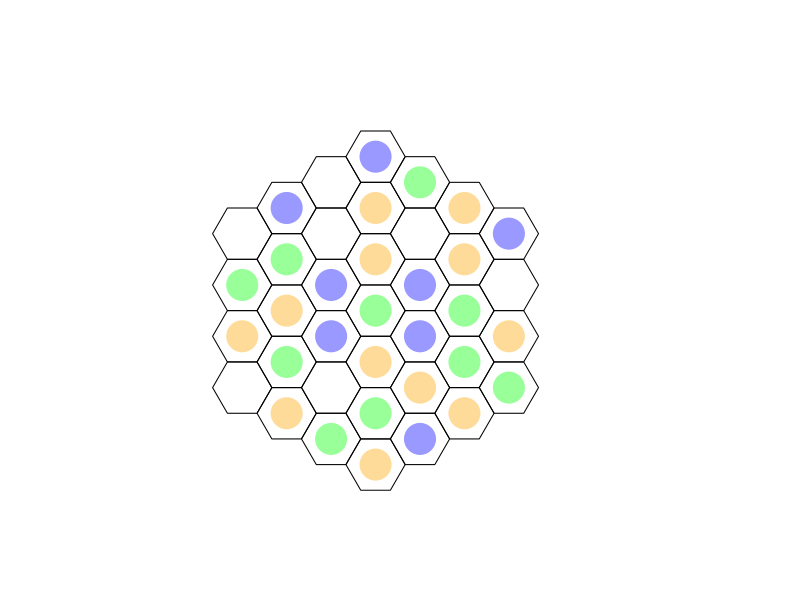

Reproduce this figure in R.
###################################
## TRI HEX GAME (tentative title)
####

# HEXFLEX
# TRIGON

## CONTENTS
'
 12 orange stones
 12 green stones
 12 blue stones
 37 space hex game board (tentative size)
 opaque drawstring bag
'

## OBJECTIVE
'
 Create groups of three stones of the same color in the orientation 
 unique to that color. Each group of three is worth one point.
'
# any group of 3+ continuous green stones
# any group of 4+ continuous orange stones
# any group of 5+ continuous blue stones

## GAMEPLAY
'
 All stones are placed in the drawstring bag.
 Each player takes turns randomly drawing a stone from the bag and placing it 
 on the hex board.
'

## BASIC MOTION
'
 orange stones push blue stones one space in a linear path.
 blue stones push green stones one space in a linear path.
 green stones push orange stones one space in a linear path.
'

## COMBOS
# If a orange stone pushes a blue stone into a space adjacent to a green stone,
#   the green stone is also pushed one space by the blue stone. If the pushed
#   green stone is adjacent to a orange stone, the orange stone is subsequently
#   pushed one space by the green stone. As so on and so forth. The reaction 
#   will continue until no other stones can be pushed.
#     X X X X X         X X G X X       X X X X X 
#     X B X G X         X B X X X       O X B X G 
#     X X X X X   -->   X X B X X   OR  X X X X X 
#     X X B X X         X X X X X       X X B X X 
#     X X X X X         X X O X X       X X X X X 

## RESTRICTIONS
'
 N/A for now
'

## EDGE EFFECTS
'
 N/A for now
'

## GAME PLAY METRICS
'
 05/30/22: initial observations
    - orange configuration is more likely to occur by random placement, no pushing or replacement
 06/03/2022: change game mechanics
    - no illegal positions
    - no pushing off board
    - no Newton cradle pushing effect
    - objective change to groups of 3+, 4+, and 5+ for green, orange, blue, respectively in any orientation
'
#############################################################################
## GAME BUILDING
##

require(pracma)
require(sp)
require(zoo)


## CREATE BOARD
#
#     O O O O
#    O O O O O
#   O O O O O O
#  O O O O O O O
#   O O O O O O
#    O O O O O
#     O O O O
#
'
 37 spaces, hexagons in the shape of a hexagon
 
'

createBoard <- function(size=13,x0=4,y0=11){
  
  Hexagon <- function(x, y, unitcell = 1){
    ratio <- sqrt(3)/2
    polygon(x = c(x, x+unitcell/2, x+unitcell+(unitcell/2), 
                  x+unitcell*2, x+unitcell+(unitcell/2), x+unitcell/2),
            y = c(y, y+ratio, y+ratio, y, y-ratio, y-ratio))
  }
  
  nrow <- ncol <- size
  ratio <- sqrt(3)/2
  
  # x0 <- 4
  # y0 <- 11
  
  xint <- ratio*sqrt(3)
  yint <- ratio
  
  x_offset <- 3
  x_multiplier <- c(0,1,2,3,2,3,2,3,2,3,2,1,0)
  y_multiplier <- seq(0,12)
  num_in_row <- c(1,2,3,4,3,4,3,4,3,4,3,2,1)
  x_center <- c()
  y_center <- c()
  
  # empty plot window
  plot(0, 0, type = "n", axes = FALSE, xlim=c(0, ncol),
       ylim=c(0, nrow), xlab="", ylab= "", asp=1)
  
  # plot hexes, compute centerpoints
  for(i in seq_along(num_in_row)){
    offset_multiplier <- seq(0,num_in_row[i]-1)
    for(j in seq(num_in_row[i])){
      update_x <- x0-xint*x_multiplier[i]+x_offset*offset_multiplier[j]
      update_y <- y0-yint*y_multiplier[i]
      Hexagon(update_x,update_y)
      
      x_center <- append(x_center, update_x+1, after=length(x_center))
      y_center <- append(y_center, update_y, after=length(y_center))
    }
  }
  
  # list relationships between hexes
  '
    Blue - linear-linear-linear
    Green - three nearest neighbors
    orange - linear-linear-offset
  '
  
  linear_rows <- list(c(7,4,2,1),
                      c(14,11,8,5,3),
                      c(21,18,15,12,9,6),
                      c(28,25,22,19,16,13,10),
                      c(32,29,26,23,20,17),
                      c(35,33,30,27,24),
                      c(37,36,34,31),
                      c(28,32,35,37),
                      c(21,25,29,33,36),
                      c(14,18,22,26,30,34),
                      c(7,11,15,19,23,27,31),
                      c(4,8,12,16,20,24),
                      c(2,5,9,13,17),
                      c(1,3,6,10),
                      c(7,14,21,28),
                      c(4,11,18,25,32),
                      c(2,8,15,22,29,35),
                      c(1,5,12,19,26,33,37),
                      c(3,9,16,23,30,36),
                      c(6,13,20,27,34),
                      c(10,17,24,31))
  
  neighbors <- list(c(3,5,2),
                    c(1,5,8,4),
                    c(6,9,5,1),
                    c(2,8,11,7),
                    c(1,3,9,12,8,2),
                    c(10,13,9,3),
                    c(4,11,14),
                    c(2,5,12,15,11,4),
                    c(3,6,13,16,12,5),
                    c(17,13,6),
                    c(4,8,15,18,14,7),
                    c(5,9,16,19,15,8),
                    c(6,10,17,20,16,9),
                    c(7,11,18,21),
                    c(8,12,19,22,18,11),
                    c(9,13,20,23,19,12),
                    c(24,20,13,10),
                    c(11,15,22,25,21,14),
                    c(12,16,23,26,22,15),
                    c(13,17,24,27,23,16),
                    c(14,18,25,28),
                    c(15,19,26,29,25,18),
                    c(16,20,27,30,26,19),
                    c(31,27,20,17),
                    c(18,22,29,32,28,21),
                    c(19,23,30,33,29,22),
                    c(20,24,31,34,30,23),
                    c(21,25,32),
                    c(22,26,33,35,32,25),
                    c(23,27,34,36,33,26),
                    c(34,27,24),
                    c(28,25,29,35),
                    c(26,30,36,37,35,29),
                    c(36,30,27,31),
                    c(32,29,33,37),
                    c(37,33,30,34),
                    c(35,33,36))

  return(list("ID"=seq(1,length(x_center)),
              "X"=x_center,
              "Y"=y_center,
              "VAL"=rep(0,length(x_center)),
              "turn"=0,
              "linear_rows"=linear_rows,
              "neighbors"=neighbors))
}

refreshBoard <- function(size=13,x0=4,y0=11){
  Hexagon <- function(x, y, unitcell = 1){
    ratio <- sqrt(3)/2
    polygon(x = c(x, x+unitcell/2, x+unitcell+(unitcell/2), 
                  x+unitcell*2, x+unitcell+(unitcell/2), x+unitcell/2),
            y = c(y, y+ratio, y+ratio, y, y-ratio, y-ratio))
  }
  
  nrow <- ncol <- size
  ratio <- sqrt(3)/2
  
  # x0 <- 4
  # y0 <- 11
  
  xint <- ratio*sqrt(3)
  yint <- ratio
  
  x_offset <- 3
  x_multiplier <- c(0,1,2,3,2,3,2,3,2,3,2,1,0)
  y_multiplier <- seq(0,12)
  num_in_row <- c(1,2,3,4,3,4,3,4,3,4,3,2,1)
  x_center <- c()
  y_center <- c()
  
  # empty plot window
  plot(0, 0, type = "n", axes = FALSE, xlim=c(0, ncol),
       ylim=c(0, nrow), xlab="", ylab= "", asp=1)
  
  for(i in seq_along(num_in_row)){
    offset_multiplier <- seq(0,num_in_row[i]-1)
    for(j in seq(num_in_row[i])){
      update_x <- x0-xint*x_multiplier[i]+x_offset*offset_multiplier[j]
      update_y <- y0-yint*y_multiplier[i]
      Hexagon(update_x,update_y)
    }
  }
  
}

updateBoard <- function(centers,selection,placeRandom){
  x_cell <- centers$X[which(centers$ID==placeRandom)]
  y_cell <- centers$Y[which(centers$ID==placeRandom)]
  points(x_cell,y_cell,col=pastellize(selection$stone,p=0.4),pch=19,cex=4,lwd=2)
}

pastellize <- function(x, p){
  
  # x is a colour
  # p is a number in [0,1]
  # p = 1 will give no pastellization
  
  # convert hex or letter names to rgb
  if (is.character(x)) x <- col2rgb(x)/255
  
  # convert vector to rgb
  if (is.numeric(x)) x <- matrix(x, nr=3)
  
  col <- rgb2hsv(x, maxColorValue=1)
  col[2,1] <- col[2,1]*p
  col <- hsv2rgb(col)
  
  # return in convenient format for plots
  rgb(col[1], col[2], col[3])
}

hsv2rgb <- function(x){  
  # convert an hsv colour to rgb  
  # input:  a 3 x 1 matrix (same as output of rgb2hsv() function)  
  # output: vector of length 3 with values in [0,1]    
  
  # recover h, s, v values  
  h <- x[1,1]  
  s <- x[2,1]  
  v <- x[3,1]    
  
  # follow the algorithm from Wikipedia  
  C <- s*v   
  
  # in R, h takes values in [0,1] rather than [0, 360], so dividing by  
  # 60 degrees is the same as multiplying by six  
  hdash <- h*6  
  X <- C * (1 - abs(hdash %% 2 -1))
  
  if (0 <= hdash & hdash <=1) RGB1 <- c(C, X, 0)  
  if (1 <= hdash & hdash <=2) RGB1 <- c(X, C, 0)  
  if (2 <= hdash & hdash <=3) RGB1 <- c(0, C, X)  
  if (3 <= hdash & hdash <=4) RGB1 <- c(0, X, C)  
  if (4 <= hdash & hdash <=5) RGB1 <- c(X, 0, C)  
  if (5 <= hdash & hdash <=6) RGB1 <- c(C, 0, X)    
  
  # the output is a vector of length 3. This is the most convenient  
  # format for using as the col argument in an R plotting function  
  RGB1 + (v-C)
}

## DRAW STONES
initializeBag <- function(num_stones=12){
  bag_init = c(rep("orange",num_stones),rep("blue",num_stones),rep("green",num_stones))
  return(list("available"=bag_init,"memory"=c()))
}

drawFromBag <- function(bag){
  updated_bag <- bag
  
  if(isempty(bag$available)){ stop("Bag is empty") }
  drawn_stone <- sample(bag$available,1)
  updated_bag$memory <- c(bag$memory,drawn_stone)
  updated_bag$stone <- drawn_stone
  
  to_remove <- which(bag$available==drawn_stone)[1]
  updated_bag$available <- bag$available[-to_remove]
  
  return(updated_bag)
}

addToBag <- function(placeStone,bag){
  updated_bag <- bag
  
}


## PLACE STONES
# random for now

availablePositions <- function(centers){
  open <- centers$ID[which(centers$VAL==0)]
  return(open)
}

legalPositions <- function(centers){
  '
  Identify illegal orientations
  Outputs: yes legal, no not legal & locations
  '
  
  # check blue - linear - VAL=2
  check_blue <- c()
  for(i in seq_along(centers$linear_rows)){
    hex_in_row <- centers_new$ID[centers_new$linear_rows[[i]]]
    tmp <- centers$VAL[centers$linear_rows[[i]]]
    triplets <- c()
    if(any(tmp==2)){
      id <- as.integer(tmp==2)
      trip <- rollsum(id,3)
      if(any(trip==3)){
        id_trip <- which(trip==3)
        for(j in seq_along(id_trip)){
          triplets <- append(triplets,list(hex_in_row[seq(id_trip[j],id_trip[j]+2)]),after=length(triplets))
        }
      }
    }
    
    if(!is.null(triplets)){
      check_blue <- append(check_blue,triplets,after=length(check_blue))
    }
  }
  
  # check green - neighbors - VAL=3
  check_green <- c()
  green_on_board <- centers$ID[which(centers$VAL==3)]
  if(any(green_on_board>0)){
    for(i in seq_along(green_on_board)){
      group_green <- c()
      hex_in_group <- centers$neighbors[[green_on_board[i]]]
      id_gr <- as.integer(centers$VAL[hex_in_group]==3)
      if(any(id_gr==1)){
        duo <- rollsum(id_gr,2)
        if(any(duo==2)){
          id_duo <- which(duo==2)
          for(j in seq_along(id_duo)){
            group_green <- append(group_green,list(c(green_on_board[i],hex_in_group[seq(id_duo[j],id_duo[j]+1)])),after=length(group_green))
          }
        }
      }
      
      if(!is.null(group_green)){
        check_green <- append(check_green,group_green,after=length(check_green))
      }
    }
    'remove duplicates'
    len <- length(check_green)
    rm_id <- c()
    for(i in seq(len-1)){
      a <- check_green[[i]]
      for(j in seq(i+1,len)){
        b <- check_green[[j]]
        tmp <- intersect(a,b)
        if(length(tmp)==3){
          rm_id <- append(rm_id,j,after=length(rm_id))
        }
      }
    }
    if(!is.null(rm_id)){
      check_green <- check_green[- unique(rm_id)]
    }
  }
  
  # check orange - linear+offset - VAL=1
  check_orange <- c()
  for(i in seq_along(centers$neighbors)){
    group_orange <- c()
    hex_neighbors <- centers$neighbors[[i]]
    if(length(hex_neighbors)==6){ 'for fully surrounded hexes'
      tmp_hex <- c(hex_neighbors[5:6],hex_neighbors)
      id_yel <- as.integer(centers$VAL[tmp_hex]==1)
      if(any(id_yel==1)){
        yel <- rollsum(id_yel,3)
        if(any(yel==3)){
          yel_id <- which(yel==3)
          for(j in seq_along(yel_id)){
            group_orange <- append(group_orange,list(tmp_hex[seq(yel_id[j],yel_id[j]+2)]),after=length(group_orange))
          }
        }
      }
    } else { 'for all other hexes'
      id_yel <- as.integer(centers$VAL[hex_neighbors]==1)
      if(any(id_yel==1)){
        yel <- rollsum(id_yel,3)
        if(any(yel==3)){
          yel_id <- which(yel==3)
          for(j in seq_along(yel_id)){
            group_orange <- append(group_orange,list(hex_neighbors[seq(yel_id[j],yel_id[j]+2)]),after=length(group_orange))
          }
        }
      }
    }
    
    
    if(!is.null(group_orange)){
      check_orange <- append(check_orange,group_orange,after=length(check_orange))
    }
  }
  
  'determine yes/no'
  if(is.null(check_blue) & is.null(check_green) & is.null(check_orange)){
    outcome <- "LEGAL"
  } else {
    outcome <- "ILLEGAL"
  }
  
  'return values'
  return(list("outcome" = outcome,
              "blue"=check_blue,
              "green"=check_green,
              "orange"=check_orange))
}

selectPosition <- function(available_positions){
  '
   Random for now.
   Consider situation where player must select between two potential wins.
  '
  placeRandom <- sample(available_positions,1)
  return(placeRandom)
}

updatePositions <- function(centers,selection,placeRandom){
  update_centers <- centers
  update_centers$turn <- centers$turn + 1

  switch(selection$stone,
         orange = update_centers$VAL[placeRandom] <- 1,
         blue = update_centers$VAL[placeRandom] <- 2,
         green = update_centers$VAL[placeRandom] <- 3)
  
  return(update_centers)
}

pushStones <- function(){
  
}

#############################################
## GAMEPLAY

centers <- createBoard()
bag <- initializeBag()
turn <- 0
illegal_count <- 0
for(game in seq(36)){
  if(turn==0){
    selection <- drawFromBag(bag)
    open_positions <- availablePositions(centers)
    placeStone <- selectPosition(open_positions)
    updateBoard(centers,selection,placeStone)
    centers_new <- updatePositions(centers,selection,placeStone)
    bag_update <- selection
    turn <- turn + 1
  } else {
    bag_update_tmp <- drawFromBag(bag_update)
    open_positions <- availablePositions(centers_new)

    placeStone <- selectPosition(open_positions)
    centers_new_tmp <- updatePositions(centers_new,bag_update_tmp,placeStone)
    
    
    illegal_positions <- legalPositions(centers_new_tmp)
    status <- illegal_positions$outcome
    
    if(status == "LEGAL"){
      # --> push stones, update positions, eval win, remove stones, update bag, update board
      
      centers_new <- centers_new_tmp
      bag_update <- bag_update_tmp
      updateBoard(centers_new,bag_update,placeStone)
      turn <- turn + 1
    } else {
      illegal_count <- illegal_count + 1
    }
  }
}

print(illegal_count)

# print(bag_update)
# print(centers_new)


#############################################
## OLD CODE

# VERTICES
# x <- seq(0,ncol,3)
# y <- seq(0,nrow,sqrt(3))
# x0 <- x+1.5
# y0 <- y+sqrt(3)/2
# 
# XY <- meshgrid(x,y)
# XY0 <- meshgrid(x0,y0)
# 
# x1 <- x0 - 1
# XY1 <- meshgrid(x1,y0)
# 
# x2 <- x - 1
# XY2 <- meshgrid(x2,y)
# 
# plot(XY$X,XY$Y,xlim=c(-1,ncol+3),ylim=c(-1,nrow+3))
# points(XY0$X,XY0$Y,col='red')
# points(XY1$X,XY1$Y,col='cyan')
# points(XY2$X,XY2$Y,col='green')
